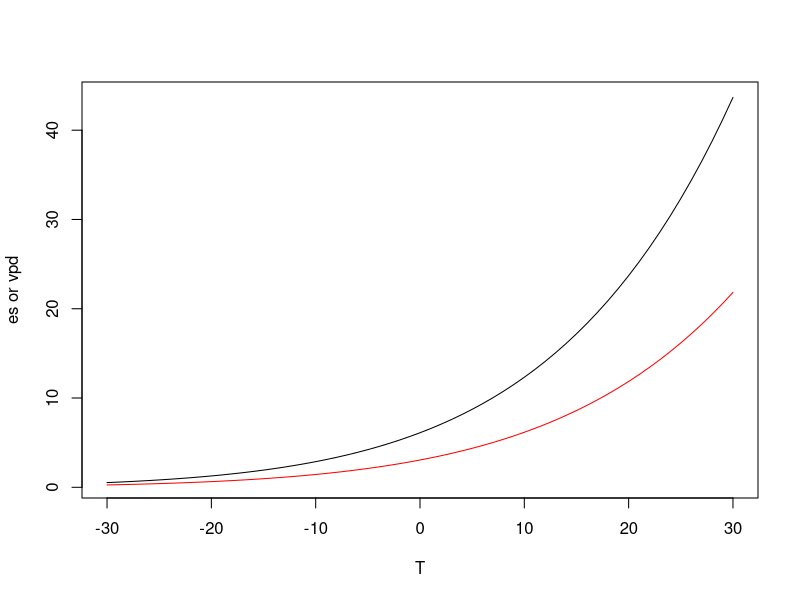

Here is the R script that generated this plot:


get.es <- function(temp){
  es <- 6.11 * exp((2.5e6 / 461) * (1 / 273 - 1 / (273 + temp)))
  return(es)
}

get.vpd <- function(rh, temp){
  ## calculate saturation vapor pressure
  es <- get.es(temp)
  ## calculate vapor pressure deficit
  vpd <- ((100 - rh) / 100) * es
  return(vpd)
}


temp <- -30:30
plot(temp, get.es(temp), type = "l", xlab = "T", ylab = "es or vpd")
lines(temp, get.vpd(50, temp), col = "red")